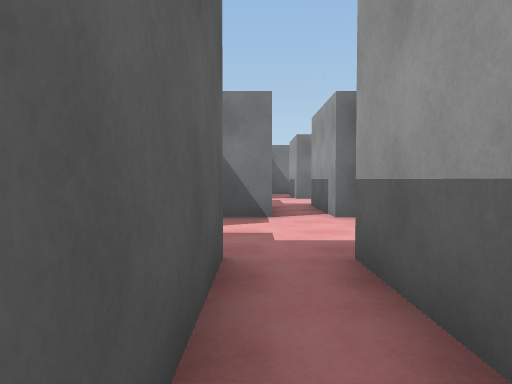
View 1 (above)

20 first-person views from a walk through a Unity game level. The camera is 1.2 m above the floor, tilts 2° down and sees 70° across. The floor is counted in squares, 2 m on a side. Each view is taken from the middle of a square. On the plan, view 1 faces up. The plan holds only what a view shows up to about 10 squares ahead; the rest is blank. The place goes on beyond the plan. The player character is not drawn.

View 2
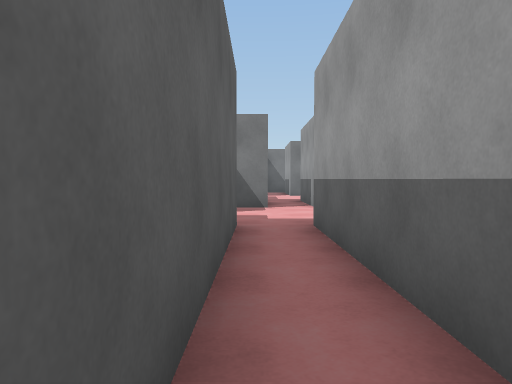

View 3
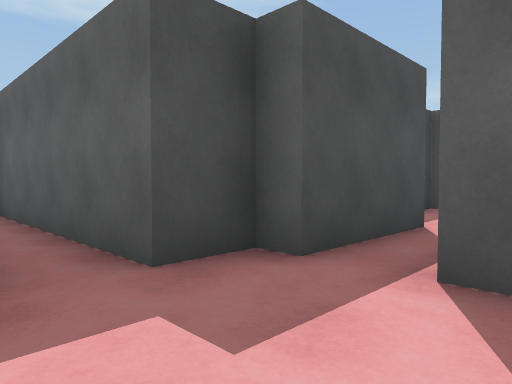

View 4
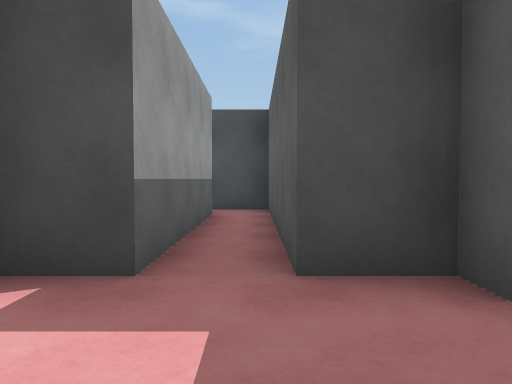

View 5
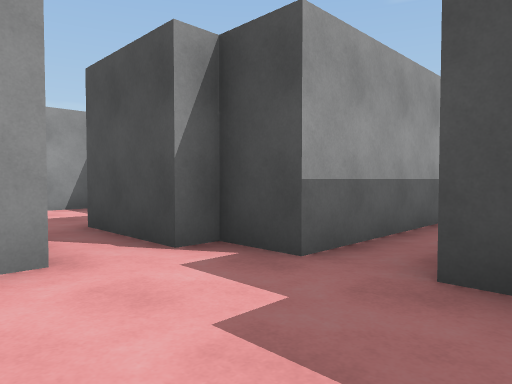

View 6
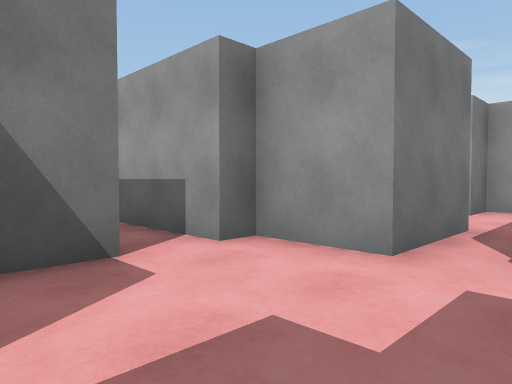

View 7
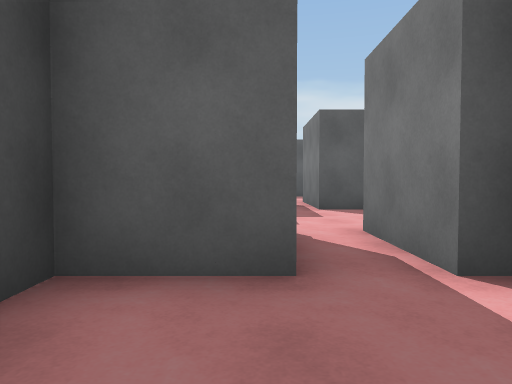

View 8
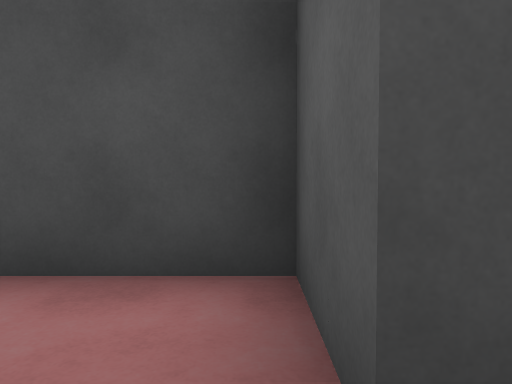

View 9
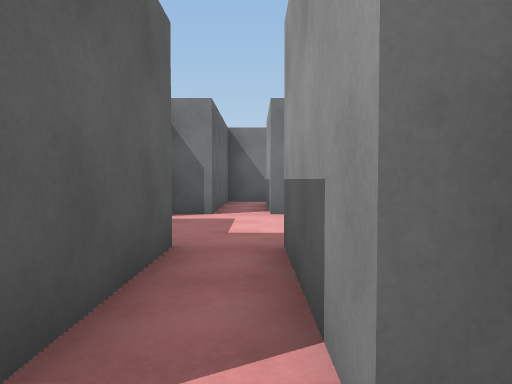

View 10
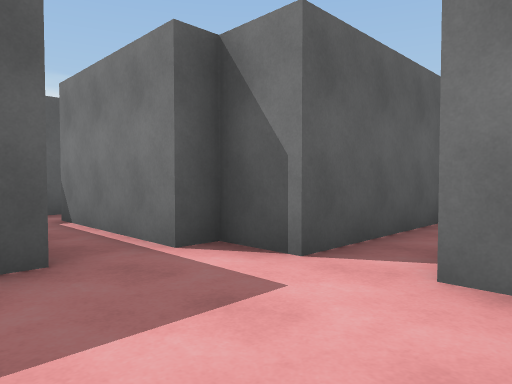

View 11
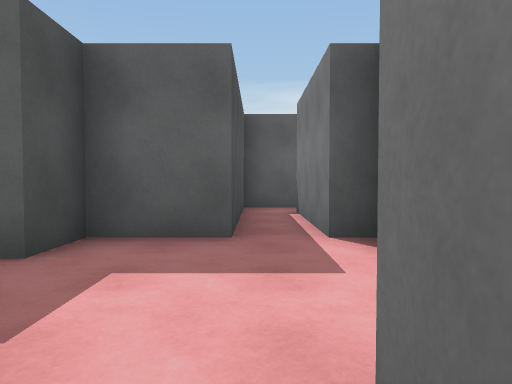

View 12
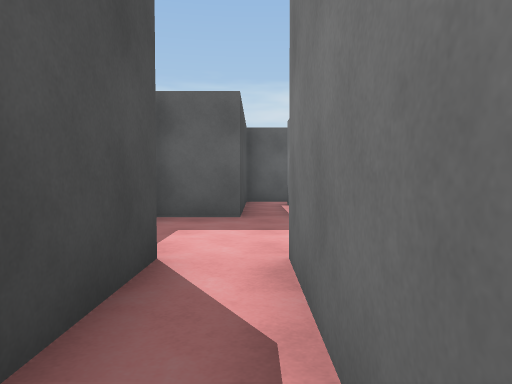

View 13
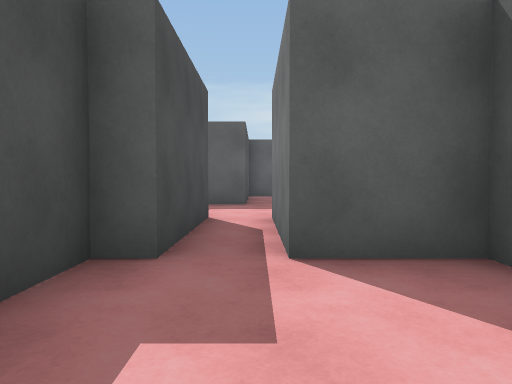

View 14
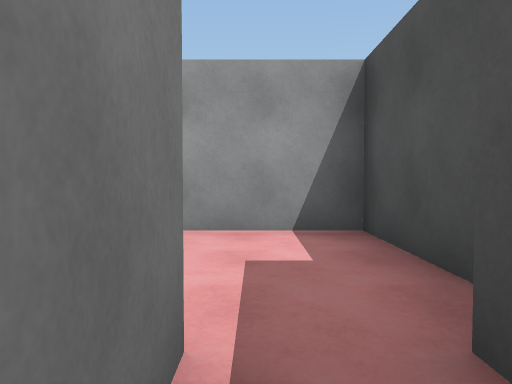

View 15
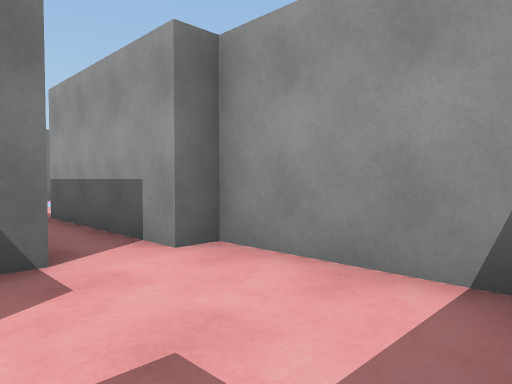

View 16
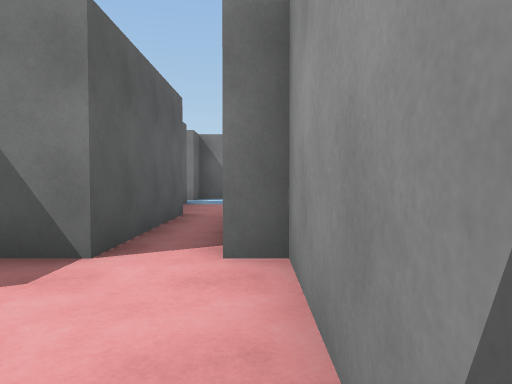

View 17
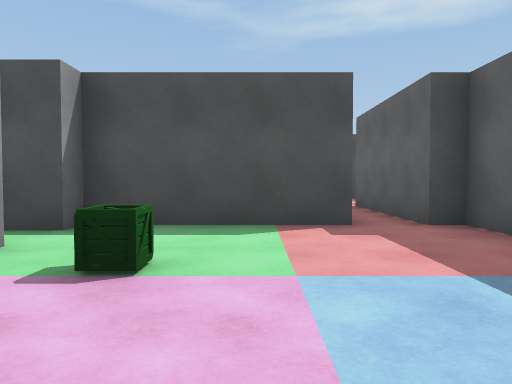

View 18
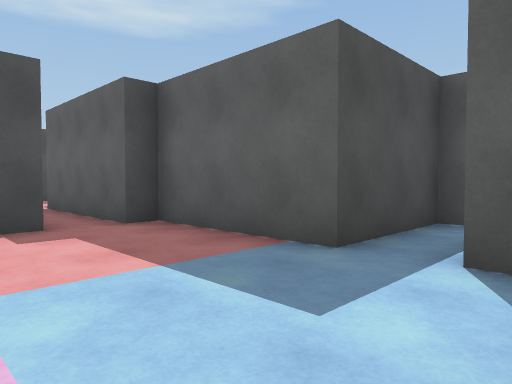

View 19
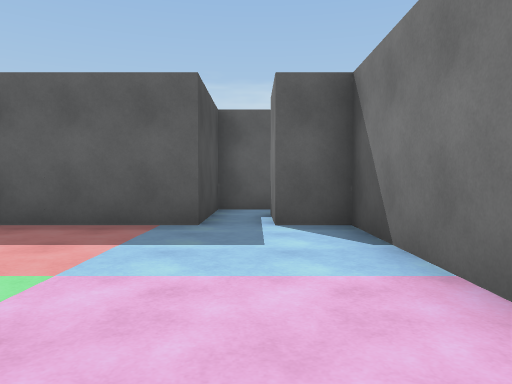

View 20
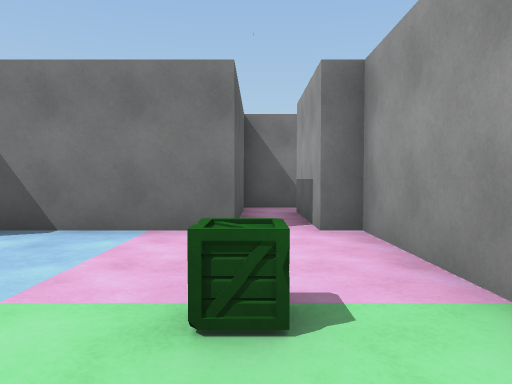

### Floor plan
Points are (right, up) in squares from view 1. A wall is a line through its corners. A room is listed if a view was taken in it or the views show most of it. See-through windows are left out.
Room 1 (views 1, 2, 3, 4, 5, 6, 9)
walls: (1.8, 4.3) (1.8, 5.7) (1.3, 5.7); (-1.3, 5.2) (-1.3, 4.3) (-3.8, 4.3); (0.4, 5.7) (-0.6, 5.7); (-3.8, 3.3) (-1.3, 3.3) (-1.3, 2.7) (-0.2, 2.7) (-0.2, -2.2) (0.9, -2.2); (0.8, -1.2) (0.8, 2.7) (1.8, 2.7) (1.8, 3.3)
ways out: opening at (2.5, 4) to room 2; opening at (1, 6) to room 3; opening at (-2.5, 4); opening at (1.5, -2)
Room 2 (views 7, 8)
walls: (3.9, 4.3) (1.8, 4.3); (6.7, 2.1) (6.7, 4.7) (5.8, 4.7); (1.8, 3.3) (3.7, 3.3) (3.7, 1.8) (5.6, 1.8)
ways out: opening at (2.5, 4) to room 1; opening at (5, 5)
Room 3 (view 10)
walls: (0.3, 11.3) (-0.7, 11.3) (-0.7, 10.8) (-3.8, 10.8); (1.3, 5.7) (1.3, 8.2); (-4.7, 11.1) (-4.7, 9.8) (-0.7, 9.8) (-0.7, 8.3) (0.3, 8.3) (0.3, 6)
ways out: opening at (1, 6) to room 1; opening at (3, 10) to room 4; opening at (-4, 11); opening at (1, 12.5)
Room 4 (views 11, 12, 13, 14, 15, 16)
walls: (6.7, 11.7) (5.3, 11.7) (5.3, 10.3) (2.2, 10.3); (2.2, 9.3) (5.3, 9.3) (5.3, 8.7) (8.3, 8.7) (8.3, 11.7) (7.8, 11.7)
ways out: opening at (3, 10) to room 3; opening at (7, 12) to room 5
Room 5 (views 17, 18, 19, 20)
walls: (11.3, 16.8) (11.3, 20.3) (10.8, 20.3); (9.8, 20.3) (6.2, 20.3) (6.2, 19.3) (4.9, 19.3); (7.8, 11.7) (7.8, 15.3) (11.3, 15.3) (11.3, 15.8); (3.7, 18.3) (6.2, 18.3) (6.2, 15.3) (6.7, 15.3) (6.7, 11.7)
ways out: opening at (7, 12) to room 4; opening at (10, 21.5) to room 6; opening at (5.5, 19); opening at (12.5, 16)
Room 6 (no view inside)
walls: (10.8, 20.3) (10.8, 22.8); (10.9, 23.7) (9.8, 23.7) (9.8, 20.3)
ways out: opening at (10, 21.5) to room 5; opening at (11.5, 23)

Positions as (right, up) in squares from view 1, and headings:
1: (0, 0), facing up
2: (0, -2), facing up
3: (1, 5), facing down-left
4: (0, 5), facing down
5: (-1, 5), facing down-right
6: (-1, 3), facing up-right
7: (6, 3), facing left
8: (4, 4), facing down
9: (1, 5), facing up
10: (2, 9), facing up-left
11: (3, 10), facing left
12: (5, 10), facing left
13: (8, 10), facing left
14: (4, 10), facing right
15: (6, 9), facing up-right
16: (8, 9), facing up
17: (9, 20), facing down
18: (9, 20), facing down-left
19: (11, 19), facing left
20: (10, 16), facing up
